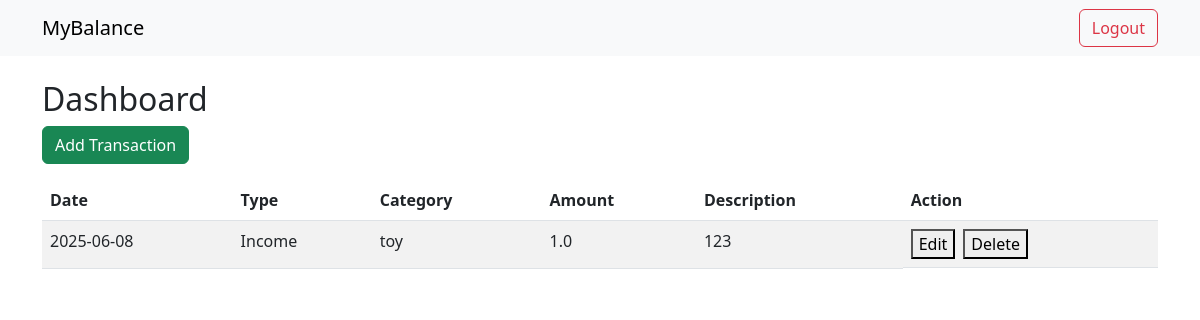
The page /dashboard (signed in) on the database as committed earlier.
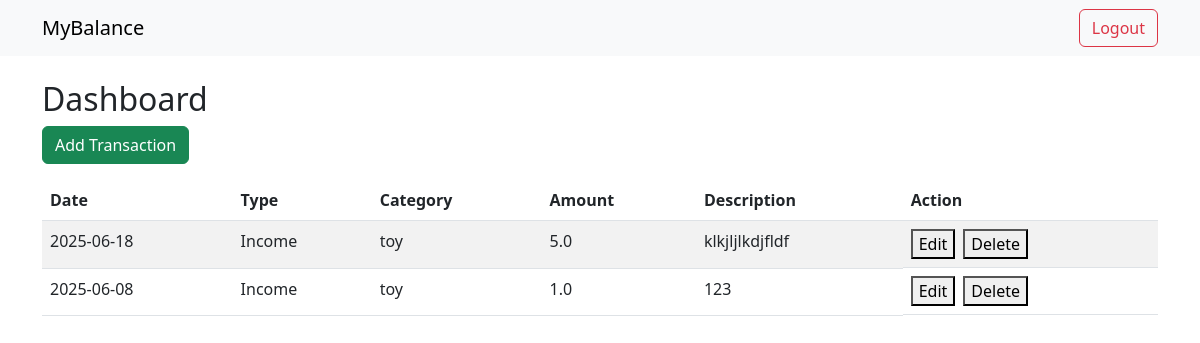
The same page on the database as committed later.
### tables this page shows
CREATE TABLE transactions (
              id INTEGER PRIMARY KEY AUTOINCREMENT,
              user_id INTEGER,
              date TEXT,
              type TEXT,
              category TEXT,
              amount REAL,
              description TEXT,
              FOREIGN KEY(user_id) REFERENCES users(id)
              );

### app.py (the view)
@app.route('/dashboard')
def dashboard():
        if 'user_id' not in session:
            return redirect(url_for('login'))
        conn=get_db_conn()
        c=conn.cursor()
        c.execute('SELECT id, date, type, category, amount, description FROM transactions WHERE user_id=? ORDER BY date DESC',(session['user_id'],) )
        transactions=c.fetchall()
        conn.close()
        return render_template('dashboard.html', transactions=transactions)

### app.py (called while the page is built)
def get_db_conn():
     conn=sqlite3.connect(DATABASE)
     conn.row_factory=sqlite3.Row
     return conn

### templates/dashboard.html (shortened to what this page needs)
{% extends 'base.html' %}
{% block content %}
<h2>Dashboard</h2>
<a href="{{ url_for('add') }}" class="btn btn-success mb-3">Add Transaction</a>
<table class="table table-striped">
    <thead>
        <tr>
            <th>Date</th>
            <th>Type</th>
            <th>Category</th>
            <th>Amount</th>
            <th>Description</th>
            <th>Action</th>
        </tr>
    </thead>
    <tbody>
        {% for t in transactions %}
        <tr>
            <td>{{ t[1] }}</td>
            <td>{{ t[2] }}</td>
            <td>{{ t[3] }}</td>
            <td>{{ t[4] }}</td>
            <td>{{ t[5] }}</td>
            <td class="d-flex gap-2">
                <form action="{{ url_for('amend',id=t[0])}}" method="get">
                    <button type="submit">Edit</button>
                </form>
                <form action="{{ url_for('confirm_delete',id=t[0])}}" method="get">
                    <button type="submit">Delete</button>
                </form>
            </td>
        </tr>
        {% endfor %}
    </tbody>
</table>
{% endblock %}

### templates/base.html (shortened to what this page needs)
<!doctype html>
<html lang="en">
<head>
    <link href="https://cdn.jsdelivr.net/npm/bootstrap@5.3.0/dist/css/bootstrap.min.css" rel="stylesheet">
</head>
<body>
<nav class="navbar navbar-expand-lg navbar-light bg-light mb-4">
    <div class="container">
        <a class="navbar-brand" href="{{ url_for('home') }}">MyBalance</a>
        <div>
            {% if 'user_id' in session %}
                <a class="btn btn-outline-danger" href="{{ url_for('logout') }}">Logout</a>
            {% else %}
                <a class="btn btn-outline-primary" href="{{ url_for('login') }}">Login</a>
                <a class="btn btn-outline-success" href="{{ url_for('register') }}">Register</a>
            {% endif %}
        </div>
    </div>
</nav>
<div class="container">
    {% block content %}{% endblock %}
</div>
</body>
</html>

Rows that differ between the two databases and show on the page:
added transactions: date "2025-06-18", type "Income", category "toy", amount "5.0", description "klkjljlkdjfldf"
